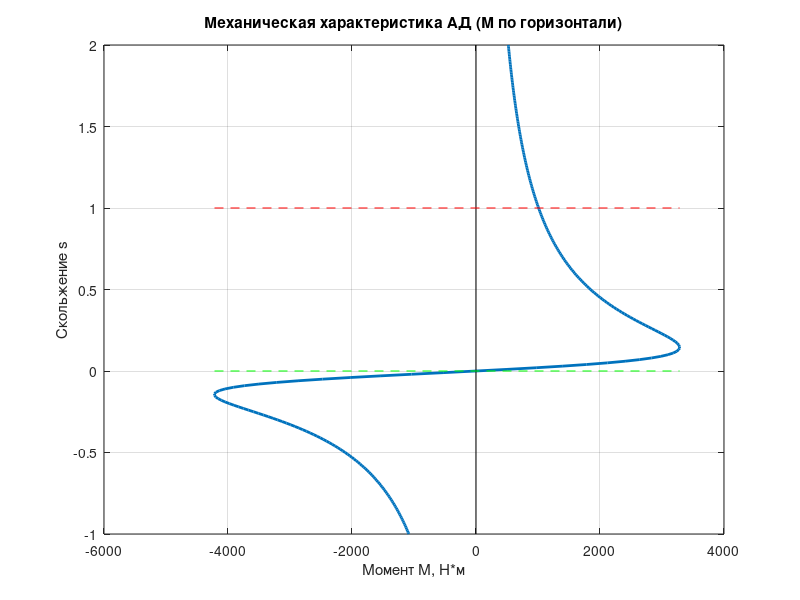

Write MATLAB code to recreate this figure.
% Исходные данные
U_ph = 220;     % Фазное напряжение, В
P_nom = 55000;  % Мощность, Вт
n_nom = 970;    % об/мин
r1 = 0.039;     % Ом
x1 = 0.1;       % Ом
r2 = 0.029;     % Ом
x2 = 0.135;     % Ом
E2k = 290;      % Линейная ЭДС ротора, В
m = 3;          % Число фаз

% 1. Определение синхронной частоты и числа пар полюсов
% Для n_nom = 970 ближайшее n0 = 1000 (p=3). 
% Но на вашем скрине указано n0 = 600 (p=5). Используем данные скрина:
n0 = 600; 
omega0 = (2 * pi * n0) / 60; 

% 2. Приведение параметров ротора к статору
E2ph = E2k / sqrt(3);           % Фазная ЭДС ротора
k = (0.95 * U_ph) / E2ph;       % Коэффициент трансформации
r2_prime = (k^2) * r2;          % Приведенное активное
x2_prime = (k^2) * x2;          % Приведенное реактивное
x_sc = x1 + x2_prime;           % x_кз

% 3. Параметры для формулы Клосса
a = r1 / r2_prime;
sk = r2_prime / sqrt(r1^2 + x_sc^2);
Mmax = (m * U_ph^2) / (2 * omega0 * (r1 + sqrt(r1^2 + x_sc^2)));

% 4. Расчет характеристики
s = -1:0.01:2;  % Диапазон скольжения
s(s==0) = 1e-6; % Исключаем деление на ноль

% Формула Клосса
M = (2 * Mmax * (1 + a * sk)) ./ (s./sk + sk./s + 2 * a * sk);

% 5. Построение графика (M - ось X, s - ось Y)
figure;
plot(M, s, 'LineWidth', 2);
grid on;
hold on;

% Оформление
xlabel('Момент M, Н*м');
ylabel('Скольжение s');
title('Механическая характеристика АД (M по горизонтали)');

% Добавим линии режимов
line([0 0], [-1 2], 'Color', 'k'); % Ось ординат
line([min(M) max(M)], [0 0], 'Color', 'g', 'LineStyle', '--'); % Синхронный режим (s=0)
line([min(M) max(M)], [1 1], 'Color', 'r', 'LineStyle', '--'); % Пуск (s=1)

% Чтобы s=0 было вверху (традиционно для графиков скорости), раскомментируйте:
% set(gca, 'YDir','reverse')
